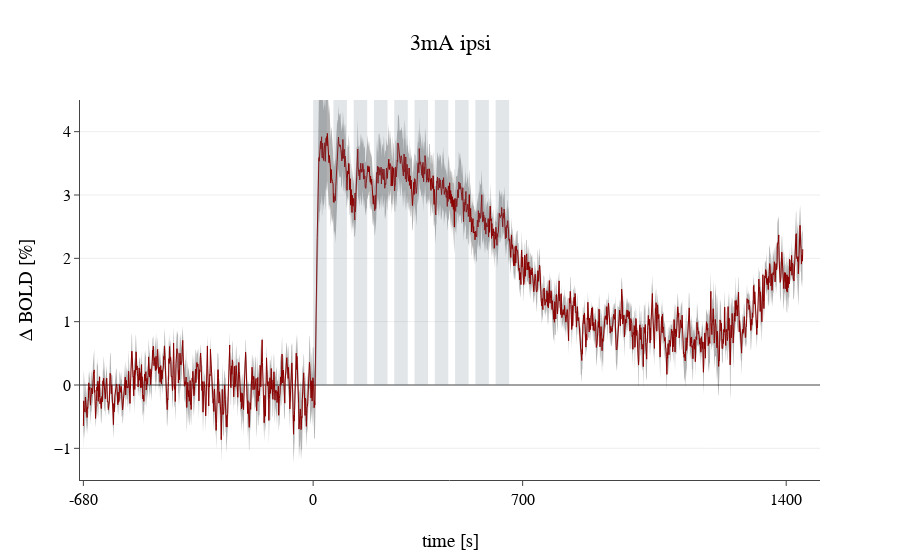

The notebook cell saved with this chart:
### Code cell
import plotly as py
import plotly.graph_objs as go
import numpy as np

%matplotlib qt

py.offline.init_notebook_mode(connected=True)

xticklabels=['-680','0','700','1400']
xticksteps=[0,680,600+700,680+700+700]


S1side='ipsi'

stimbars = list()
for i in range(onset,onset+nblocks*ISI,ISI):
    stimbars.append({
        'type': 'rect',
        'xref': 'x',
        'yref': 'y',
        'x0': i,
        'y0': 0,
        'x1': i+ONduration,
        'y1': forplotting['ipsi','upper'].max(),
        'fillcolor': 'slategray',
        'opacity': 0.2,
        'line': {
            'width': 0,
            },
        })   


layout1 = go.Layout(
    title= amplitude + ' ' + S1side,
    font=dict(
        family='Arial', size=16, color='black'),
    yaxis=dict(
        title=r'Δ BOLD [%]',
        showgrid=True,
        zeroline=True,
        showline=True,
        ticks='outside',
        showticklabels=True,
        range=[-1.5, 4.5]
    ),
    xaxis=dict(
        title='time [s]',
        showgrid=False,
        zeroline=False,
        showline=True,
        ticks='outside',
        showticklabels=True,
        tickvals=xticksteps,
        ticktext=xticklabels,
        range=[-10, 1500+680]
    ),
      shapes=stimbars
    )




xaxis=forplotting.index.values+onset
boundaxis=np.concatenate((xaxis,xaxis[::-1]))

def bounds(side,colorchoice='red'):
    y1=forplotting[side,'upper'].values
    y2=forplotting[side,'lower'].values[::-1]
    SEMbounds = go.Scatter(
    x=boundaxis,
    y=np.concatenate((y1,y2)),
    fill='tozerox',
    fillcolor='rgba('+colorchoice+',0.3)',
    line=dict(width=0, color='rgba('+colorchoice+',0)'),
    name= i + ' SEM bound',
    showlegend=False,
    )
    return SEMbounds


traceA = []
colorlist = ['darkred','red']    #  'DarkGoldenRod'
colorbands = ['0,0,0','204,102,0']
k=0
for i in [S1side]:
    traceA.append(bounds(i,colorbands[k]))
    k+=1
k=0
for i in [S1side]:
    traceA.append(go.Scatter(x=xaxis, y=forplotting[i,'mean'].values, mode = 'lines' ,line=dict(width=1.0, color=colorlist[k]),
                             showlegend=False))
    k+=1

fig = go.Figure(data=traceA, layout=layout1)
py.offline.iplot(fig,image='svg',filename= amplitude+ '_' + S1side)

### Figure 1 — Plotly figure (JSON) as saved in the notebook; plotly's stock layout.template omitted (floating-point values rounded to 4 significant figures; data arrays with more than 128 entries replaced by an {"elided": "..."} marker saying what was removed)
{"data": [{"fill": "tozerox", "fillcolor": "rgba(0,0,0,0.3)", "line": {"color": "rgba(0,0,0,0)", "width": 0}, "name": "ipsi SEM bound", "showlegend": false, "type": "scatter", "x": {"elided": "4260 int values"}, "y": {"elided": "4260 float values"}}, {"line": {"color": "darkred", "width": 1}, "mode": "lines", "showlegend": false, "type": "scatter", "x": {"elided": "2130 int values"}, "y": {"elided": "2130 float values"}}], "layout": {"font": {"color": "black", "family": "Arial", "size": 16}, "shapes": [{"fillcolor": "slategray", "line": {"width": 0}, "opacity": 0.2, "type": "rect", "x0": 680, "x1": 720, "xref": "x", "y0": 0, "y1": 4.805, "yref": "y"}, {"fillcolor": "slategray", "line": {"width": 0}, "opacity": 0.2, "type": "rect", "x0": 740, "x1": 780, "xref": "x", "y0": 0, "y1": 4.805, "yref": "y"}, {"fillcolor": "slategray", "line": {"width": 0}, "opacity": 0.2, "type": "rect", "x0": 800, "x1": 840, "xref": "x", "y0": 0, "y1": 4.805, "yref": "y"}, {"fillcolor": "slategray", "line": {"width": 0}, "opacity": 0.2, "type": "rect", "x0": 860, "x1": 900, "xref": "x", "y0": 0, "y1": 4.805, "yref": "y"}, {"fillcolor": "slategray", "line": {"width": 0}, "opacity": 0.2, "type": "rect", "x0": 920, "x1": 960, "xref": "x", "y0": 0, "y1": 4.805, "yref": "y"}, {"fillcolor": "slategray", "line": {"width": 0}, "opacity": 0.2, "type": "rect", "x0": 980, "x1": 1020, "xref": "x", "y0": 0, "y1": 4.805, "yref": "y"}, {"fillcolor": "slategray", "line": {"width": 0}, "opacity": 0.2, "type": "rect", "x0": 1040, "x1": 1080, "xref": "x", "y0": 0, "y1": 4.805, "yref": "y"}, {"fillcolor": "slategray", "line": {"width": 0}, "opacity": 0.2, "type": "rect", "x0": 1100, "x1": 1140, "xref": "x", "y0": 0, "y1": 4.805, "yref": "y"}, {"fillcolor": "slategray", "line": {"width": 0}, "opacity": 0.2, "type": "rect", "x0": 1160, "x1": 1200, "xref": "x", "y0": 0, "y1": 4.805, "yref": "y"}, {"fillcolor": "slategray", "line": {"width": 0}, "opacity": 0.2, "type": "rect", "x0": 1220, "x1": 1260, "xref": "x", "y0": 0, "y1": 4.805, "yref": "y"}], "title": "3mA ipsi", "xaxis": {"range": [-10, 2180], "showgrid": false, "showline": true, "showticklabels": true, "ticks": "outside", "ticktext": ["-680", "0", "700", "1400"], "tickvals": [0, 680, 1300, 2080], "title": "time [s]", "zeroline": false}, "yaxis": {"range": [-1.5, 4.5], "showgrid": true, "showline": true, "showticklabels": true, "ticks": "outside", "title": "Δ BOLD [%]", "zeroline": true}}}
